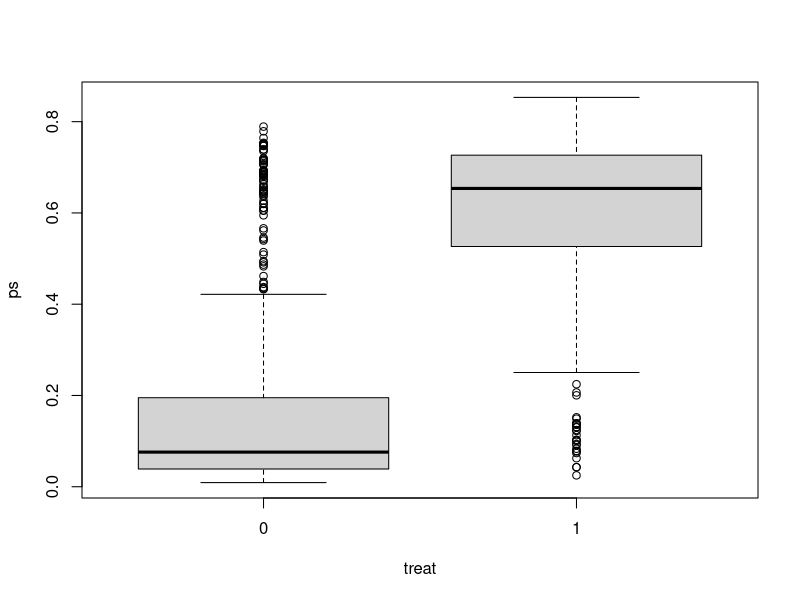
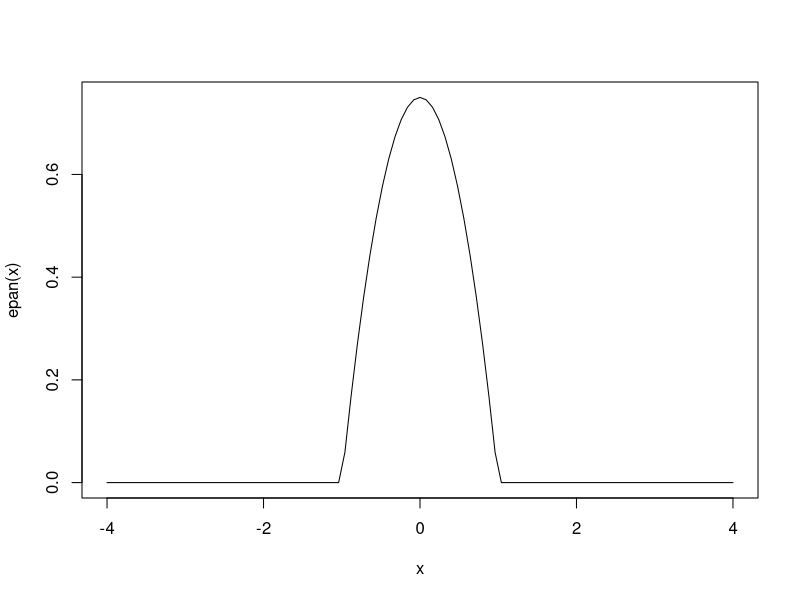

The R source for these figures, in order:
## ---- chunk 1
library(MatchIt)
library(tidyverse)
library(marginaleffects)
library(sandwich)
## ---- chunk 2
data(lalonde)
## ---- chunk 3
head(lalonde)
## ---- chunk 4
m0 <- matchit(
  treat ~ age + educ + race + married + nodegree + re74 + re75,
  data = lalonde,
  method = NULL,
  distance = "glm"
)
## ---- chunk 5
summary(m0)
## ---- chunk 6
m1 <- matchit(
  treat ~ age + educ + race + married + nodegree + re74 + re75,
  data = lalonde,
  method = "nearest",
  distance = "glm",
  replace = TRUE,
  caliper = 0.2,
  ratio = 1
)
m1
## ---- chunk 7
summary(m1)
## ---- chunk 8
m1mat <- get_matches(m1)
head(m1mat)
## ---- chunk 9
nrow(lalonde)
## ---- chunk 10
nrow(m1mat)
## ---- chunk 11
m1fit <- lm(re78 ~ treat * (age + educ + race + married + nodegree + 
             re74 + re75), data = m1mat, weights = weights)
m1fit |> summary()
## ---- chunk 12
head(m1mat)
## ---- chunk 13
avg_comparisons(m1fit,
                variables = "treat",
                vcov = ~subclass + id,
                newdata = subset(m1mat, treat == 1),
                wts = "weights")
## ---- chunk 14
glm1 <-
  glm(
    treat ~ age + educ + race + married + nodegree + re74 + re75,
    data = lalonde,
    family = binomial
  )
lalonde$ps <- predict(glm1, type = "response")
## ---- chunk 15
boxplot(ps ~ treat, data = lalonde)
## ---- chunk 16
epan <- function(x) {
  (3/4)*(1-x^2)*(abs(x)<=1)
}
## ---- chunk 17
curve(epan(x), -4, 4)
## ---- chunk 18
rescale <- function(x, in_min, in_max, out_min, out_max) {
  out_min + ((x - in_min)*(out_max - out_min)/(in_max - in_min))
}
## ---- chunk 19
rescale(-0.2, -0.2, 0.2, -1, 1)
## ---- chunk 20
kmatch <- function(dat, radius, treat_var, ps_var) {
  res <- data.frame()
  
  temp <- dat |>
    mutate(.id = 1:n())
  
  treats <- temp |>
    filter(!!sym(treat_var) == 1)
  controls <- temp |>
    filter(!!sym(treat_var) == 0)
  
  for (r in 1:nrow(treats)) {
    cur_row <- treats[r,]
    target_ps <- as.numeric(cur_row[ps_var])
    
    matches <- controls |> 
      filter(!!sym(ps_var) > target_ps - radius &
             !!sym(ps_var) < target_ps + radius) |>
      mutate(.dist = abs(target_ps - !!sym(ps_var)),
             .distnorm = rescale(.dist, -radius, radius, -1, 1),
             .epan = epan(.distnorm),
             .wt = .epan/sum(.epan))
    
    if (nrow(matches) >= 1) {
      cur_row$.class <- r
      cur_row$.wt    <- 1
      matches$.class <- r
    
      res <- bind_rows(res, cur_row, matches)
    }
  }
  
  res
}
## ---- chunk 21
outdat <- kmatch(dat = lalonde, treat_var = "treat", radius = 0.05, ps_var = "ps")
## ---- chunk 22
outdat |>
  group_by(.class)|>
  filter(treat == 0) |>
  summarise(sum(.wt))
## ---- chunk 23
outfit <- lm(re78 ~ treat * (age + educ + race + married + nodegree + 
             re74 + re75), data = outdat, weights = .wt)
## ---- chunk 24
summary(outfit)
## ---- chunk 25
avg_comparisons(outfit,
                variables = "treat",
                vcov = ~.class + .id,
                newdata = subset(outdat, treat == 1),
                wts = ".wt")
